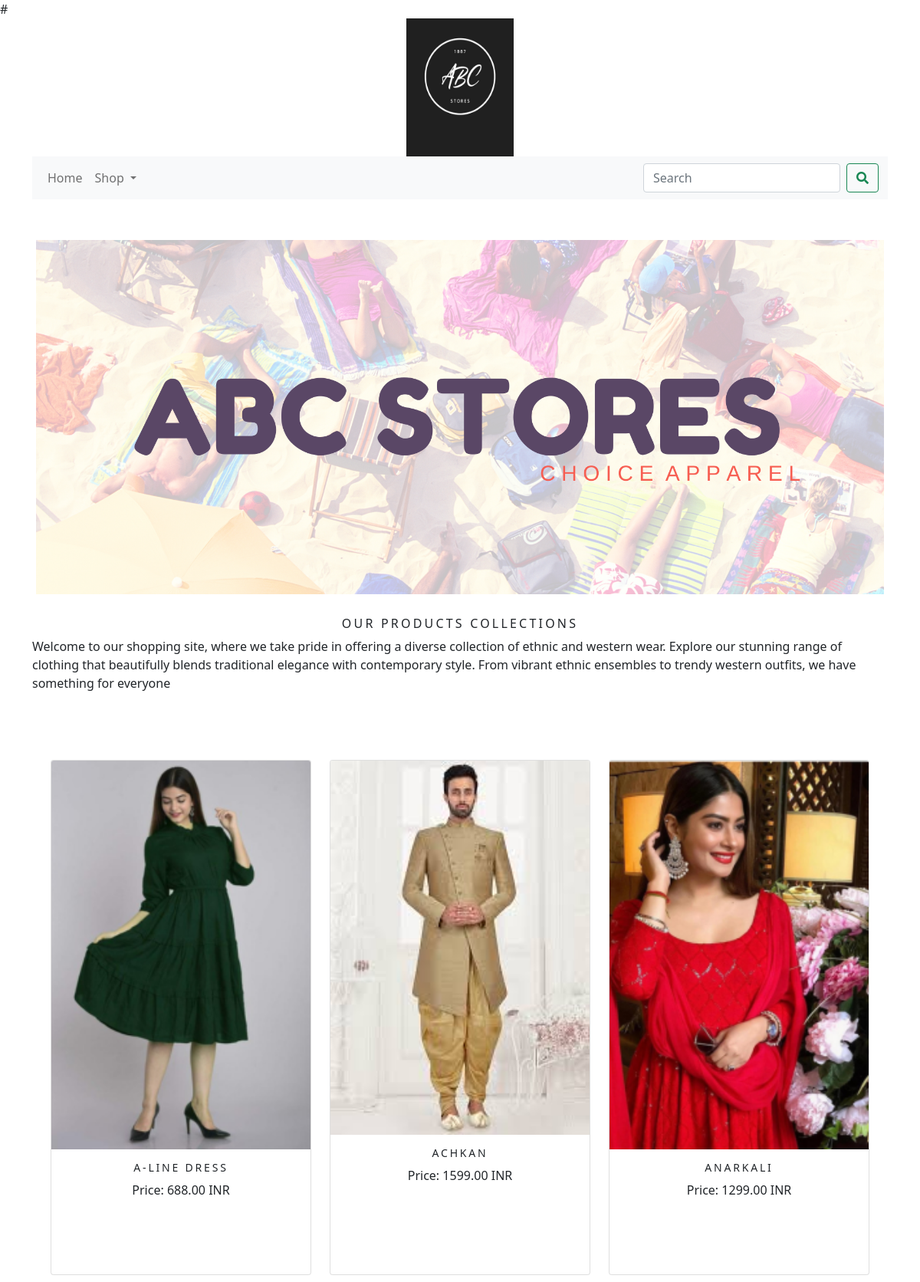
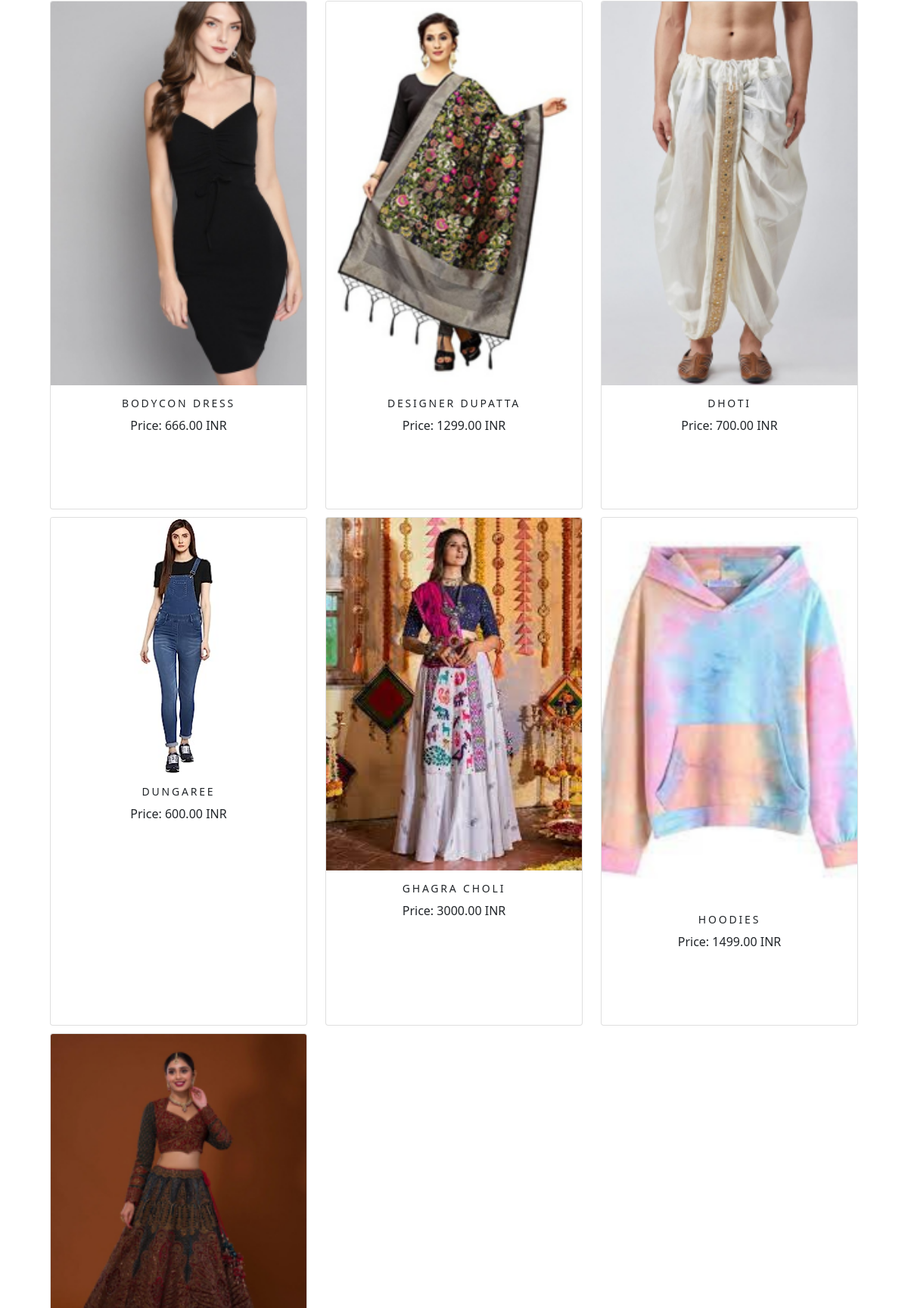
The app's page /shop/ (upper part) with its own data (2 pictures, top to bottom).
### shop/models.py (models this page shows, shortened)
class Product(models.Model):
    name= models.CharField(max_length=250,unique=True)
    slug= models.SlugField(max_length=250,unique=True)
    desc= models.TextField(blank=True)
    price= models.DecimalField(max_digits=10,decimal_places=2)
    category= models.ForeignKey(Category,on_delete=models.CASCADE)
    image= models.ImageField(upload_to='product',blank=True)
    stock= models.IntegerField()
    available= models.BooleanField(default=True)
    created= models.DateTimeField(auto_now_add=True)
    updated= models.DateTimeField(auto_now=True)
    def get_url(self):
         return reverse('shop:prodCatDetail', args=[self.category.slug,self.slug])
    class Meta:
        ordering= ('name', )
        verbose_name= 'product'
        verbose_name_plural= 'products'

### shop/views.py (the view)
# urls.py: path('',views.allProdCat,name='allProdCat'),
def allProdCat(request,c_slug=None):
    c_page=None
    products_list=None
    if c_slug!=None:
        c_page=get_object_or_404(Category,slug=c_slug)
        products_list=Product.objects.all().filter(category=c_page,available=True)
    else:
        products_list=Product.objects.all().filter(available=True)
    paginator=Paginator(products_list,10)
    try:
        page=int(request.GET.get('page',1))
    except:
        page=1
    try:
        products=paginator.page(page)
    except (EmptyPage, InvalidPage):
        products=paginator.page(paginator.num_pages)
    return render(request,'category.html',{'category':c_page,'products':products})

### cart/context_processors.py (called while the page is built)
def counter(request):
    item_count=0
    if 'admin' in request.path:
        return {}
    else:
        try:
            cart=Cart.objects.filter(cart_id=_cart_id(request))
            cart_items=CartItem.objects.all().filter(cart=cart[:1])
            for cart_item in cart_items:
                item_count += cart_item.quantity
        except Cart.DoesNotExist:
            item_count = 0
    return dict(item_count=item_count)

### cart/views.py (called while the page is built)
def _cart_id(request):
    cart= request.session.session_key
    if not cart:
        cart= request.session.create()
    return cart

### shop/context_processors.py (called while the page is built)
def menu_links(request):
    links=Category.objects.all()
    return dict(links=links)

### shop/models.py (called while the page is built)
    def get_url(self):
        return reverse('shop:products_by_category',args=[self.slug])

### templates/category.html (shortened to what this page needs)
{% extends 'base.html' %}
{% load static %}
{% block body %}
 <div class="mx-auto">
     {% if category %}
      <img class="my_image" src="{{category.image.url}}" alt="{{category.name}}" width="1250" height="400">
     </div><br>
     <div>
         <h1 class="text-center my_title">{{category.name}}</h1>
          <p class="text-justify">{{category.desc}}</p><br><br><br>
     </div>
     {% else %}
     <div>
         <img class="my_image my_image_padding" src="{% static 'img/new_banner.png' %}" alt="Our Products" width="1505px;" height="500px">
      </div><br>
     <div>
         <h1 class="text-center my_title">Our Products Collections</h1>
         <p class="text-justify">Welcome to our shopping site, where we take pride in offering a diverse collection of ethnic and western wear. Explore our stunning range of clothing that beautifully blends traditional elegance with contemporary style. From vibrant ethnic ensembles to trendy western outfits, we have something for everyone </p><br><br><br>
     </div>
 {% endif %}
<div class="container">
    <div class="row mx-auto">
        {% for product in products.object_list %}
        <div class="my_bottom_margin col-9 col-sm-12 col-md-4 col-lg-4">
            <div class="card text-center" style="min-width:18rem;height:42rem;" >
                 <a href="{{product.get_url}}"><img class="card-img-top my_image" src="{{product.image.url}}" alt="{{product.name}}"></a>
                <div class="card-body">
                    <h4>{{product.name}}</h4>
                    <p>Price: {{product.price}} INR</p><br><br><br>
                </div>
            </div>
        </div>
        {% endfor %}
    </div>
</div>
{% endblock %}

### templates/base.html (shortened to what this page needs)
{% load static %}
<!DOCTYPE html>
<html lang="en">
<head>
    <link href="{% static 'css/custom.css' %}" rel="stylesheet">
    <link href="{% static 'css/bootstrap.min.css' %}" rel="stylesheet">
    <link rel="stylesheet" href="https://cdnjs.cloudflare.com/ajax/libs/font-awesome/5.15.3/css/all.min.css">
</head>
<body>
<div class="container">
    {% include 'header.html' %}
    {% include 'nav.html' %}
    {% block body %}
    {% endblock %}
</div>
<br>{% include 'footer.html' %}
</body>
</html>

### templates/header.html
{% load static %}
<header>
  <center>
    <a href="{% url 'shop:allProdCat' %}"></a> <img src="{% static 'img/new_logo.png' %}" alt="logo" width="140px;" height="180px;">
  </center>
</header>

### templates/nav.html (shortened to what this page needs)
<nav class="navbar navbar-expand-lg navbar-light bg-light">
  <div class="container-fluid">
    <div class="collapse navbar-collapse" id="navbarSupportedContent">
      <ul class="navbar-nav me-auto mb-2 mb-lg-0">
        <li class="nav-item">
          <a class="nav-link" href="{% url 'shop:allProdCat' %}">Home</a>
        </li>
        <li class="nav-item dropdown {% if 'shop' in request.path %} active {% endif %}">
          <a class="nav-link dropdown-toggle" href="#" id="navbarDropdown" role="button" data-bs-toggle="dropdown" aria-expanded="false">
            Shop
          </a>
        </li>
      </ul>
      <form class="d-flex" action="{% url 'search_app:SearchResult' %}" method="get">
        <input class="form-control me-2" type="search" placeholder="Search" name="q" aria-label="Search">
        <button class="btn btn-outline-success" type="submit"><i class="fa fa-search"></i>
        </button>
      </form>
    </div>
  </div>
</nav><br><br>

### templates/footer.html (shortened to what this page needs)
<!DOCTYPE html>
<html lang="en">
<body>
</body>
</html>

### static/css/custom.css (style rules this page uses)
body { font-family: 'Roboto', sans-serif; }
.nav-item { letter-spacing: .2em: font-size: 14px: text-transform: uppercase; }
.my_image { width: 100%; height: auto; }
.my_title { font-size: 16px; text-transform: uppercase; letter-spacing: .2em; }
.my_image_padding { padding: 5px; }
.my_bottom_margin { margin-bottom: 10px; }
.card-body h4 { font-size: 14px; text-transform: uppercase; letter-spacing: .2em; }

### templates/footer.html (style rules this page uses)
body { margin: 0; bottom: 0; padding: 0; min-height: 100vh; display: flex; flex-direction: column; }

### records on screen
Product: image (picture), name "A-LINE DRESS", price "688.00"
Product: image (picture), name "ACHKAN", price "1599.00"
Product: image (picture), name "ANARKALI", price "1299.00"
Product: image (picture), name "BODYCON DRESS", price "666.00"
Product: image (picture), name "DESIGNER DUPATTA", price "1299.00"
Product: image (picture), name "DHOTI", price "700.00"
Product: image (picture), name "DUNGAREE", price "600.00"
Product: image (picture), name "GHAGRA CHOLI", price "3000.00"
Product: image (picture), name "HOODIES", price "1499.00"
Product: image (picture)
